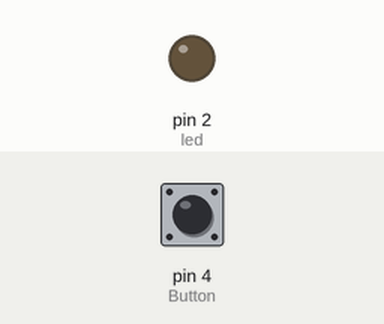
Bench run of a program on a simulated MicroPython board. Shown: output pins drawn as LEDs (lit = HIGH). The inputs (shaded band) are chosen by the test bench; at power-on: pin 4 (Button) LOW.

Above: at 1.2 s.
1.3 s: pin 4 (Button) pulled HIGH for 0.15 s
At 1.37 s:
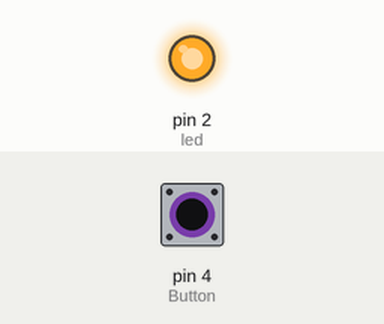
2.9 s: pin 4 (Button) pulled HIGH for 3.2 s
At 7.4 s:
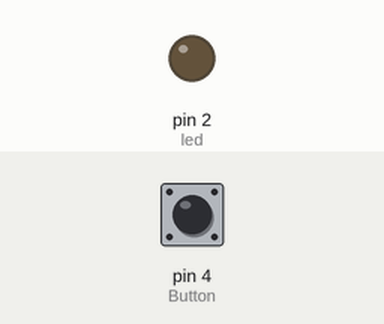
Timing chart, 0 to 8.9 s (numbered marks = the images above; inputs shaded):
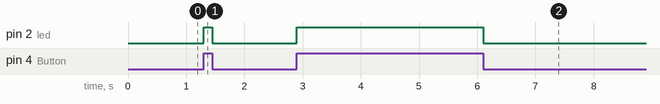

The program:

button_led.py
```python
#'''
 # @ Author: qiuwenhui
 # @ Create Time: 2019-04-22 11:22:27
 # @ Modified by: qiuwenhui
 # @ Modified time: 2019-04-22 12:21:34
 # @ 代码描述:
 #'''

#一个按键控制led的开关
from machine import Pin
led=Pin(2,Pin.OUT)
Button=Pin(4,Pin.IN)
while True:
  led.value(Button.value())
```

Measured:
- after the input at 1.3 s, pin 2 (led): LOW → HIGH at once, → LOW 0.15 s later
- after the input at 2.9 s, pin 2 (led): LOW → HIGH at once, → LOW 3.2 s later
